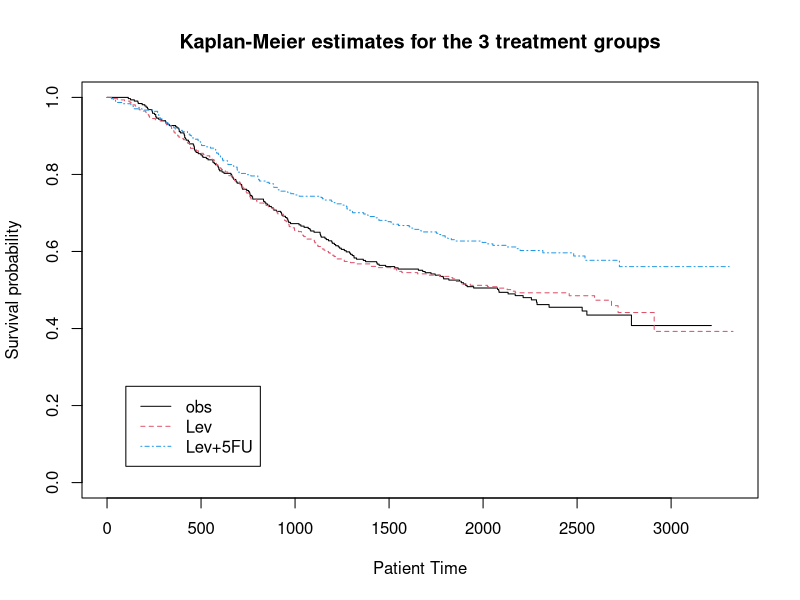

The R source for this figure:
#install.packages("survival")


library(survival)
data(colon)
colon_death = colon[which(colon$etype==2),]

# 3.4 (1)
fit <- survfit(Surv(time,status)~rx, data=colon_death)
summary(fit)

plot(fit, col=c(1,2,4), lty=c(1,2,4), lwd=c(1,1,1), xlab="Patient Time", ylab = "Survival probability")
legend(100, .25, c("obs","Lev","Lev+5FU"), col=c(1,2,4), lty=c(1,2,4))
title("Kaplan-Meier estimates for the 3 treatment groups")

# 3.4 (2)
diff1 <- survdiff(Surv(time,status)~rx, data=colon_death, subset=rx!='Lev+5FU')
diff1
diff2 <- survdiff(Surv(time,status)~rx, data=colon_death, subset=rx!='Lev')
diff2
